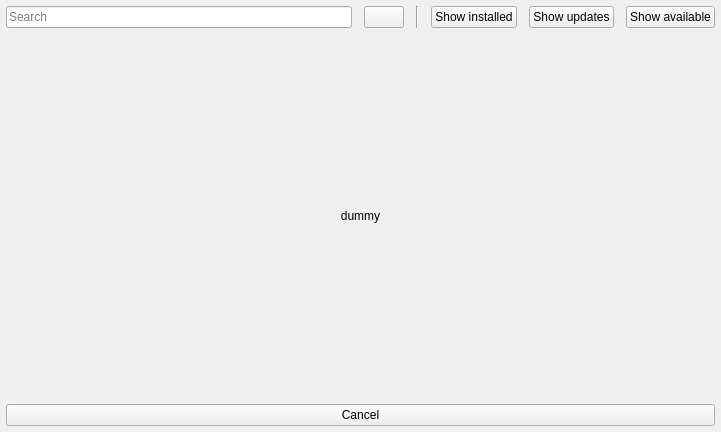
<?xml version="1.0" encoding="UTF-8"?>
<ui version="4.0">
 <class>pipwidget</class>
 <widget class="QWidget" name="pipwidget">
  <property name="geometry">
   <rect>
    <x>0</x>
    <y>0</y>
    <width>721</width>
    <height>432</height>
   </rect>
  </property>
  <property name="windowTitle">
   <string>Form</string>
  </property>
  <layout class="QVBoxLayout" name="vbox">
   <property name="margin">
    <number>6</number>
   </property>
   <item>
    <widget class="QWidget" name="widget_controls" native="true">
     <layout class="QHBoxLayout" name="horizontalLayout_2">
      <property name="spacing">
       <number>12</number>
      </property>
      <property name="margin">
       <number>0</number>
      </property>
      <item>
       <widget class="QLineEdit" name="searchbox">
        <property name="placeholderText">
         <string>Search</string>
        </property>
       </widget>
      </item>
      <item>
       <widget class="QPushButton" name="button_search">
        <property name="text">
         <string/>
        </property>
        <property name="icon">
         <iconset theme="edit-find">
          <normaloff/>
         </iconset>
        </property>
       </widget>
      </item>
      <item>
       <widget class="Line" name="line">
        <property name="orientation">
         <enum>Qt::Vertical</enum>
        </property>
       </widget>
      </item>
      <item>
       <widget class="QPushButton" name="button_show_installed">
        <property name="text">
         <string>Show installed</string>
        </property>
        <property name="icon">
         <iconset theme="system-software-install">
          <normaloff/>
         </iconset>
        </property>
       </widget>
      </item>
      <item>
       <widget class="QPushButton" name="button_show_updates">
        <property name="text">
         <string>Show updates</string>
        </property>
        <property name="icon">
         <iconset theme="system-software-update">
          <normaloff/>
         </iconset>
        </property>
       </widget>
      </item>
      <item>
       <widget class="QPushButton" name="button_show_available">
        <property name="text">
         <string>Show available</string>
        </property>
        <property name="icon">
         <iconset theme="system-software-install"/>
        </property>
       </widget>
      </item>
     </layout>
    </widget>
   </item>
   <item>
    <widget class="QLabel" name="label_progress">
     <property name="sizePolicy">
      <sizepolicy hsizetype="Preferred" vsizetype="Expanding">
       <horstretch>0</horstretch>
       <verstretch>0</verstretch>
      </sizepolicy>
     </property>
     <property name="text">
      <string>dummy</string>
     </property>
     <property name="alignment">
      <set>Qt::AlignCenter</set>
     </property>
    </widget>
   </item>
   <item>
    <widget class="QPushButton" name="button_cancel">
     <property name="text">
      <string>Cancel</string>
     </property>
     <property name="icon">
      <iconset theme="process-stop">
       <normaloff/>
      </iconset>
     </property>
    </widget>
   </item>
  </layout>
 </widget>
 <resources/>
 <connections/>
</ui>
